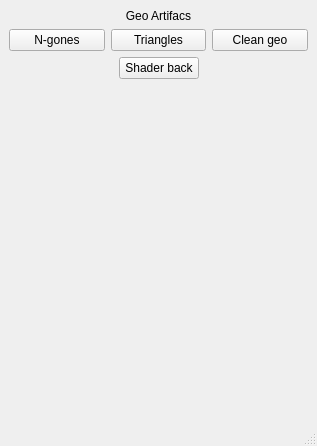
<?xml version="1.0" encoding="UTF-8"?>
<ui version="4.0">
 <class>MainWindow</class>
 <widget class="QMainWindow" name="MainWindow">
  <property name="geometry">
   <rect>
    <x>0</x>
    <y>0</y>
    <width>317</width>
    <height>446</height>
   </rect>
  </property>
  <property name="windowTitle">
   <string>MainWindow</string>
  </property>
  <widget class="QWidget" name="centralwidget">
   <layout class="QVBoxLayout" name="verticalLayout">
    <item>
     <widget class="QLabel" name="label">
      <property name="text">
       <string>Geo Artifacs</string>
      </property>
      <property name="alignment">
       <set>Qt::AlignCenter</set>
      </property>
     </widget>
    </item>
    <item>
     <layout class="QHBoxLayout" name="horizontalLayout">
      <item>
       <widget class="QPushButton" name="pushButton">
        <property name="text">
         <string>N-gones</string>
        </property>
       </widget>
      </item>
      <item>
       <widget class="QPushButton" name="pushButton_2">
        <property name="text">
         <string>Triangles</string>
        </property>
       </widget>
      </item>
      <item>
       <widget class="QPushButton" name="pushButton_4">
        <property name="text">
         <string>Clean geo</string>
        </property>
       </widget>
      </item>
     </layout>
    </item>
    <item>
     <layout class="QHBoxLayout" name="horizontalLayout_2">
      <item>
       <spacer name="horizontalSpacer">
        <property name="orientation">
         <enum>Qt::Horizontal</enum>
        </property>
        <property name="sizeHint" stdset="0">
         <size>
          <width>40</width>
          <height>20</height>
         </size>
        </property>
       </spacer>
      </item>
      <item>
       <widget class="QPushButton" name="pushButton_3">
        <property name="text">
         <string>Shader back</string>
        </property>
       </widget>
      </item>
      <item>
       <spacer name="horizontalSpacer_2">
        <property name="orientation">
         <enum>Qt::Horizontal</enum>
        </property>
        <property name="sizeHint" stdset="0">
         <size>
          <width>40</width>
          <height>20</height>
         </size>
        </property>
       </spacer>
      </item>
     </layout>
    </item>
    <item>
     <spacer name="verticalSpacer">
      <property name="orientation">
       <enum>Qt::Vertical</enum>
      </property>
      <property name="sizeHint" stdset="0">
       <size>
        <width>20</width>
        <height>40</height>
       </size>
      </property>
     </spacer>
    </item>
   </layout>
  </widget>
  <widget class="QMenuBar" name="menubar">
   <property name="geometry">
    <rect>
     <x>0</x>
     <y>0</y>
     <width>317</width>
     <height>26</height>
    </rect>
   </property>
  </widget>
  <widget class="QStatusBar" name="statusbar"/>
 </widget>
 <resources/>
 <connections/>
</ui>
